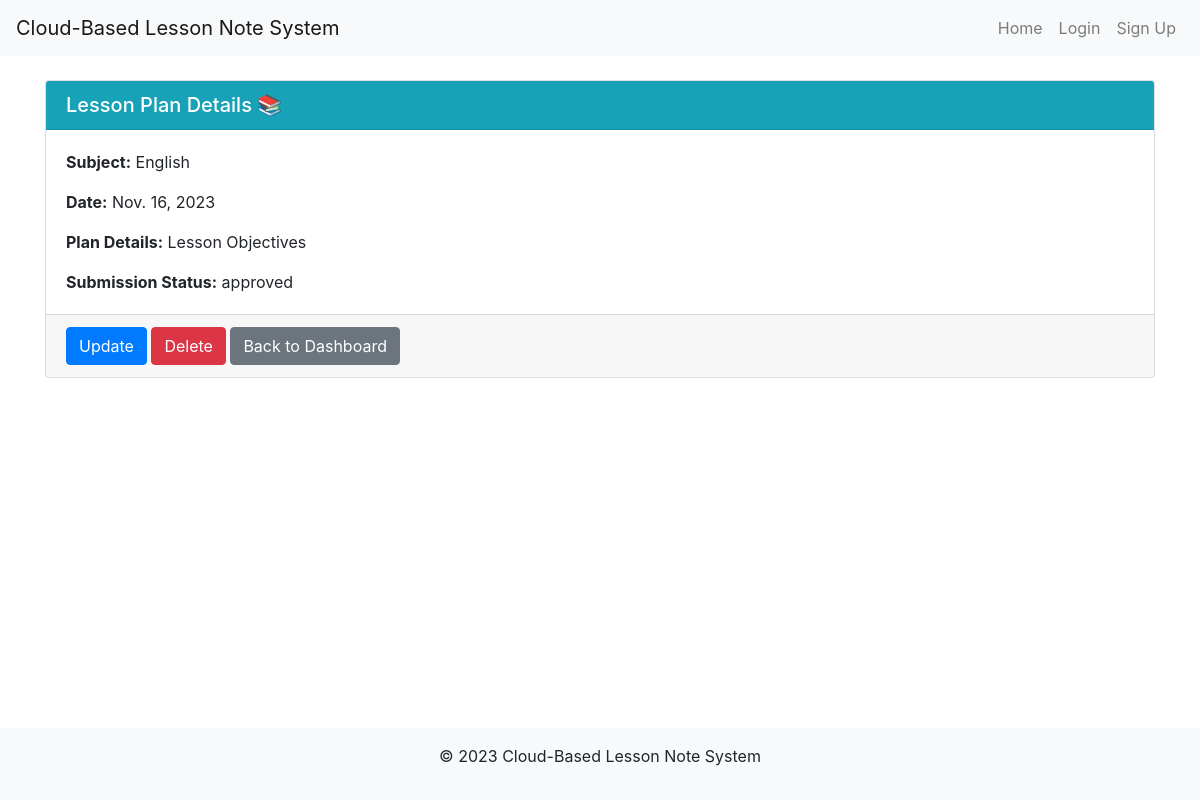
Screenshot of /teachers/lesson_plan_detail/2/ with the database file from the repository.
### teachers/models.py (models this page shows, shortened)
class LessonPlan(models.Model):
    PENDING = 'pending'
    APPROVED = 'approved'
    SUBMISSION_STATUS_CHOICES = [
        (PENDING, 'Pending'),
        (APPROVED, 'Approved'),
    ]
    teacher = models.ForeignKey(Teacher, on_delete=models.CASCADE)
    subject = models.ForeignKey(Subject, on_delete=models.CASCADE)
    date = models.DateField()
    plan_details = models.ForeignKey(PlanDetails, on_delete=models.CASCADE)
    submission_status = models.CharField(
        max_length=20,
        choices=SUBMISSION_STATUS_CHOICES,
        default=PENDING,
    )

class Subject(models.Model):
    title = models.CharField(max_length=255)

class PlanDetails(models.Model):
    title = models.CharField(max_length=255)
    description = models.TextField()

### teachers/views.py (the view)
# urls.py: path('lesson_plan_detail/<int:pk>/', lesson_plan_detail, name='lesson_plan_detail'),
def lesson_plan_detail(request, pk):
    lesson_plan = get_object_or_404(LessonPlan, pk=pk)
    context = {'lesson_plan': lesson_plan}
    return render(request, 'teachers/lesson_plan_detail.html', context)

### templates/teachers/lesson_plan_detail.html
{% extends 'base.html' %}
{% block content %}
  <div class="container mt-4">
    <div class="card">
      <div class="card-header bg-info text-white">
        <h5 class="mb-0">Lesson Plan Details 📚</h5>
      </div>
      <div class="card-body">
        <p class="card-text"><strong>Subject:</strong> {{ lesson_plan.subject.title }}</p>
        <p class="card-text"><strong>Date:</strong> {{ lesson_plan.date }}</p>
        <p class="card-text"><strong>Plan Details:</strong> {% if lesson_plan.plan_details.title %}{{ lesson_plan.plan_details.title }}{% else %}Not added yet{% endif %}</p>
        <p class="card-text"><strong>Submission Status:</strong> {{ lesson_plan.submission_status }}</p>
      </div>
      <div class="card-footer text-muted">
        <a href="{% url 'teachers:update_lesson_plan' lesson_plan.id %}" class="btn btn-primary">Update</a>
        <a href="{% url 'teachers:delete_lesson_plan' lesson_plan.id %}" class="btn btn-danger">Delete</a>
        <a href="{% url 'teachers:dashboard' %}" class="btn btn-secondary">Back to Dashboard</a>
      </div>
    </div>
  </div>
{% endblock %}

### rows the page displays
LessonPlan: subject "English", date "Nov. 16, 2023", plan_details "Lesson Objectives", submission_status "approved"
